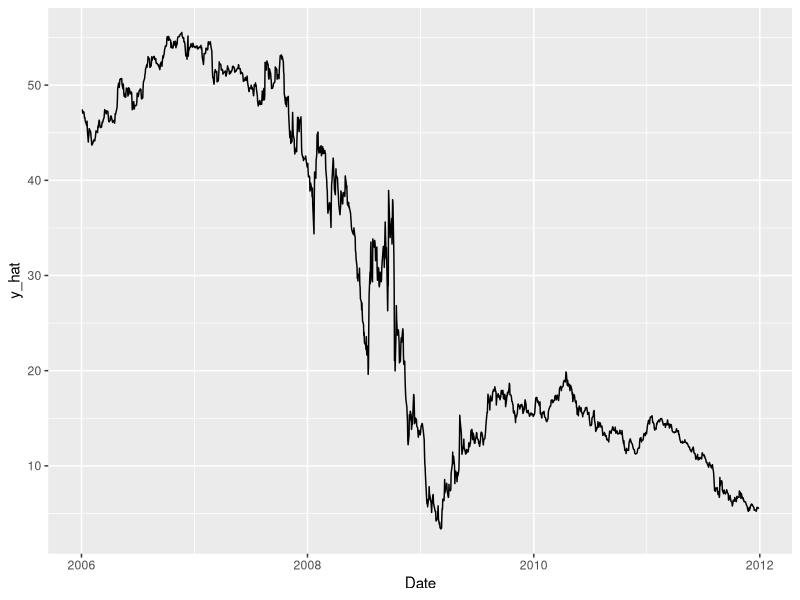
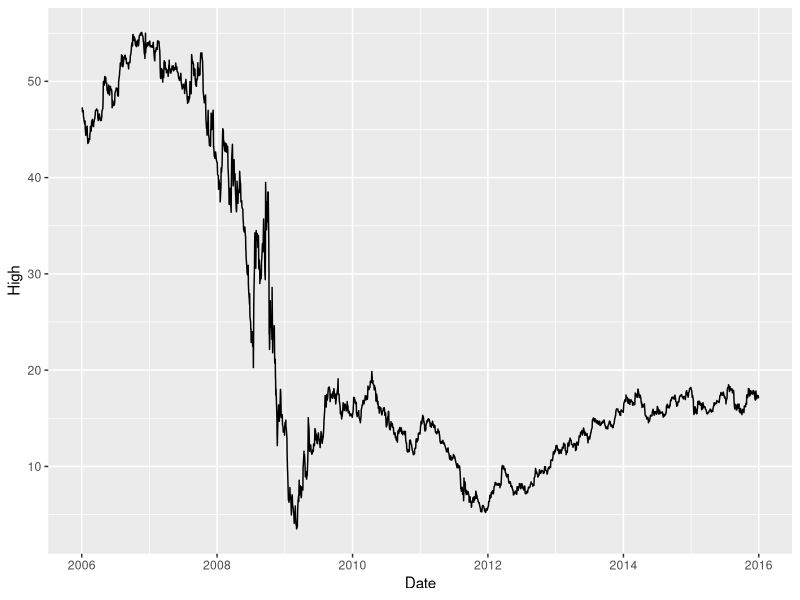

Here is the R script that generated these plots, in order:
## ---- chunk 1
library(readr)
library(dplyr)
library(ggplot2)

df <- read_csv("./BAC.csv")
df_train <- subset(df, (df$Date < as.Date("2011-12-29")))
df_validate <- df[1510:2015,]
df_test <- df[2016:2517,]
## ---- chunk 2

mean_v<- mean(df_train$Volume)
max_v <- max(df_train$Volume)
min_v <- min(df_train$Volume)
med_v <-median(df_train$Volume)

mean_c <- df_train$Volume - mean_v

zval_vol <- (df_train$Volume - mean_v) / sd(df_train$Volume)

# Select the Values we're weighing plus zscores and z squared as new features. 

values_df <- df_train %>%
  cbind(Ones = 1) %>%
  select(Open, Low, Close) %>%
  mutate("zval" = zval_vol) %>%
  mutate("zvalsq" = zval_vol * zval_vol)
  
high_df <- df_train %>%
  select(High)

X <- as.matrix(values_df)
y <- as.matrix(high_df)
## ---- chunk 3
Id <- diag(ncol(X))
Id[1,1] <- 0
lambda <- 1001

w <- solve(t(X) %*% X + lambda*Id, t(X) %*% y)

y_hat <- X %*% w

## ---- chunk 4
R2_train = 1 - t(y - y_hat) %*% (y - y_hat) / t(y - mean(y)) %*% (y - mean(y))

R2_train
## ---- chunk 5
mean_val<- mean(df_validate$Volume)

zval_vol_val <- (df_validate$Volume - mean_val) / sd(df_validate$Volume)

values_df_val <- df_validate %>%
  cbind(Ones = 1) %>%
  select(Open, Low, Close) %>%
  mutate("zval" = zval_vol_val) %>%
  mutate("zvalsq" = zval_vol_val * zval_vol_val)
  
high_df_val <- df_validate %>%
  select(High)

X_val <- as.matrix(values_df_val)
y_val <- as.matrix(high_df_val)

y_hat_val <- X_val %*% w


R2_val = 1 - t(y_val - y_hat_val) %*% (y_val - y_hat_val) / t(y_val - mean(y_val)) %*% (y_val - mean(y_val))

print(R2_val)
## ---- chunk 6
mean_test<- mean(df_test$Volume)

zval_vol_test <- (df_test$Volume - mean_val) / sd(df_test$Volume)

values_df_test <- df_test %>%
  cbind(Ones = 1) %>%
  select(Open, Low, Close) %>%
  mutate("zval" = zval_vol_test) %>%
  mutate("zvalsq" = zval_vol_test * zval_vol_test)
  
high_df_test <- df_test %>%
  select(High)

X_test <- as.matrix(values_df_test)
y_test <- as.matrix(high_df_test)


y_hat_test <- X_test %*% w


R2_test = 1 - t(y_test - y_hat_test) %*% (y_test - y_hat_test) / t(y_test - mean(y_test)) %*% (y_test - mean(y_test))

print(R2_test)
## ---- chunk 7
ggplot(data = df_train
       , aes(x = Date, y = y_hat)) +
         geom_line()
## ---- chunk 8
ggplot(data = df, aes(x = Date, y = High)) +
  geom_line()
## ---- chunk 9
#Predictions
volup <- 59492344
volal <- 75041043

zval_volol <- (volup - volal) / sd(df_test$Volume)

p <- c(28.75, 28.74, 29.08,zval_volol, (zval_volol)^2)

price_peak <- t(w)%*%p

error_r <- median(abs(y-y_hat)/y)

error_r

View (price_peak)
